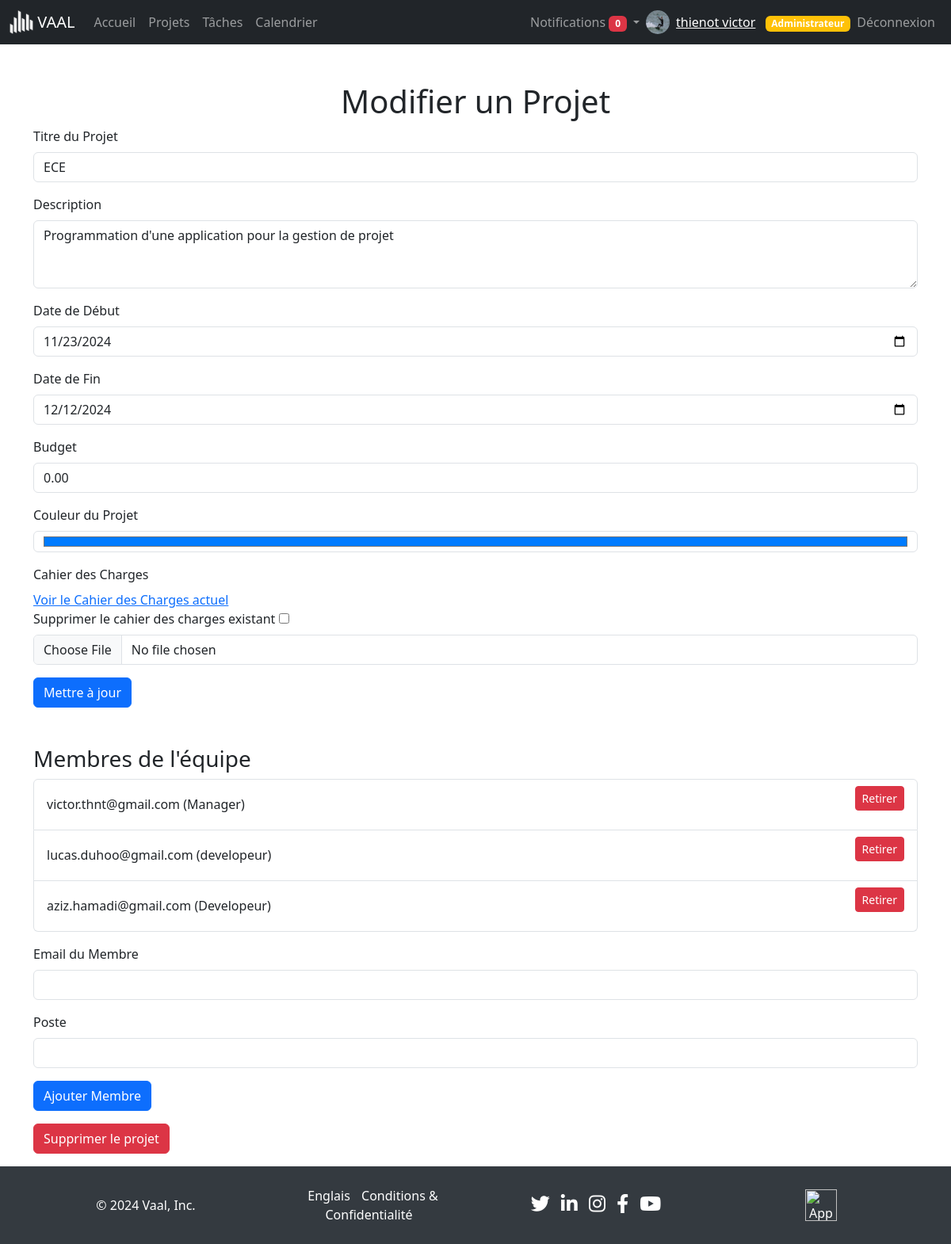
The page /views/projects/edit.php?id=42 (signed in) on the database its author committed.
### tables this page shows
CREATE TABLE `users` (
  `id` int(11) NOT NULL,
  `profile` varchar(255) NOT NULL,
  `nom` varchar(50) NOT NULL,
  `prenom` varchar(255) NOT NULL,
  `email` varchar(100) NOT NULL,
  `password` varchar(255) NOT NULL,
  `role` enum('member','manager','admin') DEFAULT 'member',
  `activation` enum('oui','non') NOT NULL DEFAULT 'non'
);

CREATE TABLE `projects` (
  `id` int(11) NOT NULL,
  `title` varchar(100) NOT NULL,
  `description` text DEFAULT NULL,
  `start_date` date DEFAULT NULL,
  `end_date` date DEFAULT NULL,
  `budget` decimal(10,2) DEFAULT NULL,
  `manager_id` int(11) DEFAULT NULL,
  `color` varchar(7) NOT NULL DEFAULT '#FFFFFF',
  `cahier_charge` varchar(255) DEFAULT NULL,
  `user_team_id` int(11) DEFAULT NULL
);

CREATE TABLE `user_team` (
  `team_id` int(11) NOT NULL,
  `team_name` varchar(100) NOT NULL,
  `project_id` int(11) DEFAULT NULL,
  `user_id` int(11) DEFAULT NULL,
  `post` varchar(100) DEFAULT NULL
);

### views/projects/edit.php (the view, shortened to what this page needs)
<?php
include '../../includes/connect.php';
include '../../includes/navbar.php';
if (isset($_GET['id'])) {
    $project_id = $_GET['id'];
    try {
        $stmt = $pdo->prepare("SELECT * FROM projects WHERE id = ?");
        $stmt->execute([$project_id]);
        $project = $stmt->fetch();
        $stmt = $pdo->prepare("
            SELECT users.id, users.email, user_team.post
            FROM users
            JOIN user_team ON users.id = user_team.user_id
            WHERE user_team.project_id = ?
        ");
        $stmt->execute([$project_id]);
        $team_members = $stmt->fetchAll();
    } catch (Exception $e) {
        echo "Erreur : " . $e->getMessage();
        exit;
    }
} else {
    echo "ID de projet manquant.";
    exit;
}
?>
<!DOCTYPE html>
<html lang="fr">
<head>
    <link href="https://cdn.jsdelivr.net/npm/bootstrap@5.3.3/dist/css/bootstrap.min.css" rel="stylesheet">
    <link href="https://cdn.jsdelivr.net/npm/bootstrap-icons/font/bootstrap-icons.css" rel="stylesheet">
    <link href="../../assets/css/style.css" rel="stylesheet">
</head>
<body>
<div class="container mt-5">
    <h1 class="text-center">Modifier un Projet</h1>
    <form method="POST" action="edit.php?id=<?php echo htmlspecialchars($project['id']); ?>" enctype="multipart/form-data">
        <div class="mb-3">
            <label for="title" class="form-label">Titre du Projet</label>
            <input type="text" class="form-control" id="title" name="title" value="<?php echo htmlspecialchars($project['title']); ?>" required>
        </div>
        <div class="mb-3">
            <label for="description" class="form-label">Description</label>
            <textarea class="form-control" id="description" name="description" rows="3" required><?php echo htmlspecialchars($project['description']); ?></textarea>
        </div>
        <div class="mb-3">
            <label for="start_date" class="form-label">Date de Début</label>
            <input type="date" class="form-control" id="start_date" name="start_date" value="<?php echo htmlspecialchars($project['start_date']); ?>" required>
        </div>
        <div class="mb-3">
            <label for="end_date" class="form-label">Date de Fin</label>
            <input type="date" class="form-control" id="end_date" name="end_date" value="<?php echo htmlspecialchars($project['end_date']); ?>" required>
        </div>
        <div class="mb-3">
            <label for="budget" class="form-label">Budget</label>
            <input type="number" class="form-control" id="budget" name="budget" step="0.01" value="<?php echo htmlspecialchars($project['budget']); ?>" required>
        </div>
        <div class="mb-3">
            <label for="color" class="form-label">Couleur du Projet</label>
            <input type="color" class="form-control" id="color" name="color" value="<?php echo htmlspecialchars($project['color']); ?>" required>
        </div>
        <div class="mb-3">
            <label for="cahier_charge" class="form-label">Cahier des Charges</label>
            <?php if ($project['cahier_charge']): ?>
                <div>
                    <a href="../../assets/upload/<?php echo htmlspecialchars($project['cahier_charge']); ?>" target="_blank">Voir le Cahier des Charges actuel</a>
                </div>
                <div>
                    <label for="delete_cahier_charge" class="form-label">Supprimer le cahier des charges existant</label>
                    <input type="checkbox" id="delete_cahier_charge" name="delete_cahier_charge" value="1">
                </div>
            <?php endif; ?>
            <input type="file" class="form-control" id="cahier_charge" name="cahier_charge">
        </div>
        <button type="submit" class="btn btn-primary">Mettre à jour</button>
    </form>
    <div class="mt-5">
        <h3>Membres de l'équipe</h3>
        <ul class="list-group">
            <?php foreach ($team_members as $member): ?>
                <li class="list-group-item d-flex justify-content-between align-items-center">
                    <?php echo htmlspecialchars($member['email']); ?> (<?php echo htmlspecialchars($member['post']); ?>)
                    <form method="POST" action="edit.php?id=<?php echo htmlspecialchars($project['id']); ?>" class="d-inline">
                        <button type="submit" name="remove_member" class="btn btn-danger btn-sm">Retirer</button>
                    </form>
                </li>
            <?php endforeach; ?>
        </ul>
        <form method="POST" action="edit.php?id=<?php echo htmlspecialchars($project['id']); ?>" class="mt-3">
            <div class="mb-3">
                <label for="email" class="form-label">Email du Membre</label>
                <input type="email" class="form-control" id="email" name="email" required>
            </div>
            <div class="mb-3">
                <label for="post" class="form-label">Poste</label>
                <input type="text" class="form-control" id="post" name="post" required>
            </div>
            <button type="submit" name="add_member" class="btn btn-primary">Ajouter Membre</button>
        </form>
        <form method="POST" action="edit.php?id=<?php echo htmlspecialchars($project['id']); ?>" class="mt-3">
            <button type="submit" name="delete_project" class="btn btn-danger">Supprimer le projet</button>
        </form>
    </div>
</div>
<?php include '../../includes/footer.php'; ?>
</body>
</html>

### includes/navbar.php (shortened to what this page needs)
<?php
include $_SERVER['DOCUMENT_ROOT'].'/Project-Management-App/includes/connect.php';
$user_id = $_SESSION['user_id'];
$stmt = $pdo->prepare("SELECT * FROM users WHERE id = ?");
$stmt->execute([$user_id]);
$user = $stmt->fetch(PDO::FETCH_ASSOC);
$notificationsStmt = $pdo->prepare("SELECT * FROM notifications WHERE user_id = ? AND is_read = 0 ORDER BY created_at DESC");
$notificationsStmt->execute([$user_id]);
$notifications = $notificationsStmt->fetchAll();
$notificationCount = count($notifications);
$user_name = htmlspecialchars($user['nom'] . ' ' . $user['prenom']);
$profile_image = !empty($user['profile']) ? $user['profile'] : 'assets/images/default-profile.png';
$user_role = $user['role'];
?>
<nav class="navbar navbar-expand-lg navbar-dark bg-dark">
    <div class="container-fluid">
        <a class="navbar-brand" href="/Project-Management-App/index.php">
            <img src="/Project-Management-App/assets/images/logo_white.png" alt="Logo" width="30" height="30" class="d-inline-block align-top">
            VAAL
        </a>
        <div class="collapse navbar-collapse" id="navbarNav">
            <ul class="navbar-nav me-auto mb-2 mb-lg-0">
                <li class="nav-item">
                    <a class="nav-link" href="/Project-Management-App/dashboard.php">Accueil</a>
                </li>
                <li class="nav-item">
                    <a class="nav-link" href="/Project-Management-App/views/projects/view.php">Projets</a>
                </li>
                <li class="nav-item">
                    <a class="nav-link" href="/Project-Management-App/views/tasks/view.php">Tâches</a>
                </li>
                <li class="nav-item">
                    <a class="nav-link" href="/Project-Management-App/views/calendar/view.php">Calendrier</a>
                </li>
            </ul>
            <ul class="navbar-nav ms-auto mb-2 mb-lg-0 align-items-center">
                <li class="nav-item dropdown">
                    <a class="nav-link dropdown-toggle" href="#" id="notificationsDropdown" role="button" data-bs-toggle="dropdown" aria-expanded="false">
                        Notifications <span class="badge bg-danger"><?php echo $notificationCount; ?></span>
                    </a>
                </li>
                <li class="nav-item d-flex align-items-center">
                    <img src="/Project-Management-App/<?php echo htmlspecialchars($profile_image); ?>" alt="Profile Image" width="30" height="30" class="rounded-circle me-2">
                    <span class="navbar-text">
                        <a href="/Project-Management-App/views/auth/profile.php"><?php echo $user_name; ?></a>
                        <?php if ($user_role === 'admin'): ?>
                            <span class="badge bg-warning text-dark ms-2"><a href="/Project-Management-App/dashboard_admin.php" style="text-decoration: none;">Administrateur</a></span>
                        <?php endif; ?>
                    </span>
                </li>
                <li class="nav-item">
                    <a class="nav-link" href="/Project-Management-App/includes/logout.php">Déconnexion</a>
                </li>
            </ul>
        </div>
    </div>
</nav>

### includes/footer.php (style rules this page uses)
body { display: flex; flex-direction: column; min-height: 100vh; margin: 0; }

### rows shown on the page
users: profile (picture), user_name "thienot victor"
projects: title "ECE", description "Programmation d'une application pour la gestion de projet", start_date "11/23/2024", end_date "12/12/2024", budget "0.00", color "#007bff"
user_team: user.email "victor.thnt@gmail.com", post "Manager"
user_team: user.email "lucas.duhoo@gmail.com", post "developeur"
user_team: user.email "aziz.hamadi@gmail.com", post "Developeur"

### other values the page prints
$notificationCount "0"
